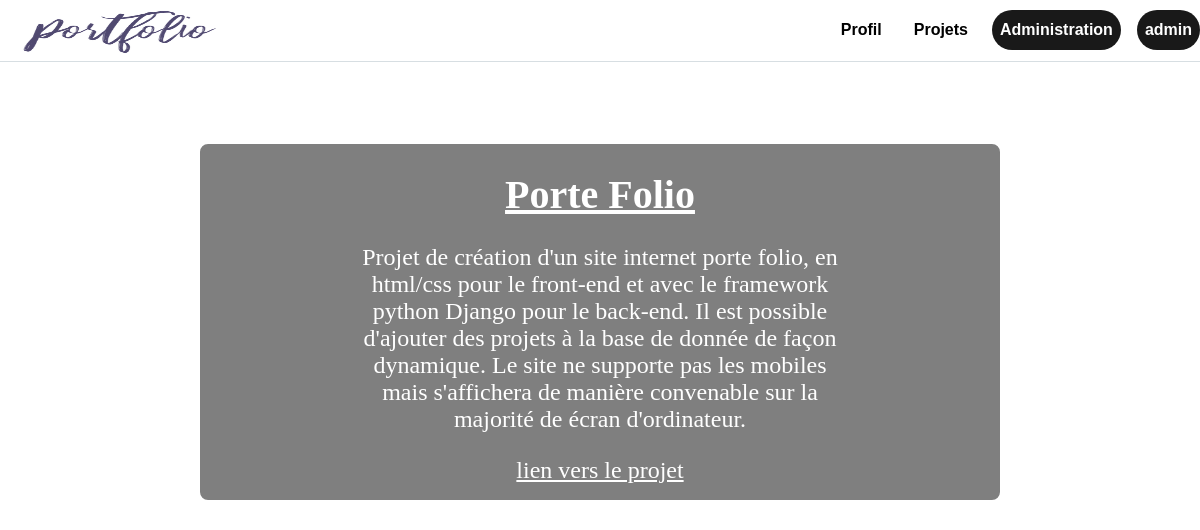
Screenshot of /projet1 (signed in) with the database file from the repository.
### models/models.py (models this page shows, shortened)
class User(AbstractUser):
    pass

class Projet(models.Model):
    name = models.CharField(max_length=128)
    slug = models.SlugField(max_length=128)
    description = models.TextField(blank=True)
    link = models.CharField(max_length=128, blank=True, null=True)

### web/views.py (the view)
# urls.py: path('<str:slug>', projet_detail, name='projetDetail')
def projet_detail(request, slug):
    projet = get_object_or_404(models.Projet, slug=slug)
    return render(request, 'web/detailProjet.html', context={'projets': projet})

### assert/templates/web/detailProjet.html
{% extends 'base.html' %}
{% load static %}
{% block css %}
<link rel="stylesheet" type="text/css" href="{% static 'css/web/detailProjet.css' %}">
{% endblock %}
{% block content %}
<div class="bloc1">
	<h1>{{ projets.name }}</h1>
	<p>{{ projets.description }}</p>
	<a href="{{ projets.link }}">lien vers le projet</a>
</div>
{% endblock %}

### assert/templates/base.html (shortened to what this page needs)
{% load static %}
<!DOCTYPE html>
<html>
<head>
	<link rel="stylesheet" type="text/css" href="{% static 'css/base.css' %}">
	{% block css %}{% endblock %}
</head>
<body>
	<div class="top">
	<div class="topBox">
		<div class="logoBox"><a href="{% url 'accueil' %}"><img src="{% static 'media/logo.png' %}"></a></div>
		<ul>
			<li><a href="#bloc1">Profil</a></li>
			<li><a href="#bloc2">Projets</a></li>
			{% if user.is_authenticated %}
			{% if user.is_superuser%}
		    <li class="client"><a href='/admin/'>Administration</a></li>
		    {% endif %}
		    <li class="client"><a href="{% url 'deconnexion' %}">{{ user.username }}</a></li>
		    {% else %}
			<li class="client"><a href="{% url 'connexion' %}">Connectez-vous</a></li>
			{% endif %}
		</ul>
	</div>
	</div>
	{% block content %}{% endblock %}
</body>
</html>

### assert/static/css/base.css (style rules this page uses)
.top { background-color: rgba(255, 255, 255, 1.0); position: relative; width: 100%; height: 3.8em; border-bottom: 1px solid rgba(176, 190, 197, 0.5); }
.top .topBox { background-color: rgba(0, 0, 0, 0.0); position: relative; margin: auto; width: 75em; height: 3.8em; }
.top .topBox .logoBox { background-color: rgba(0, 0, 0, 0.0); position: relative; float: left; width: 15em; height: 3.8em; }
.top .topBox .logoBox img { width: 100%; height: 100%; border-radius: 10px; }
.top .topBox ul { position: relative; float: right; display: flex; margin: 0; list-style: none; }
.top .topBox ul li { background-color: rgba(0, 0, 0, 0.0); position: relative; padding: 0.7em 0.5em 0.7em 0.5em; margin-top: 0.6em; margin-left: 1em; border-radius: 20px; }
.top .topBox ul li.client { background-color: rgba(0, 0, 0, 0.9); }
.top .topBox ul li a { text-decoration: none; color: black; font-size: 1em; font-family: Arial, sans-serif; font-weight: 700; font-style: normal }
.top .topBox ul li.client a { color: white; }

### assert/static/css/web/detailProjet.css (style rules this page uses)
body { margin: 0; background-image: url('http://localhost/static/media/detailProjet.jpg'); background-size: 100%; background-repeat: no-repeat; background-attachment: fixed; }
.bloc1 { background-color: rgba(0, 0, 0, 0.5); position: relative; margin: auto; text-align: center; width: 50em; min-height: 10em; margin-top: 5em; padding-bottom: 1em; border-radius: 10px; border: 2px solid white; }
.bloc1 h1 { color: white; font-size: 2.5em; text-decoration: underline; }
.bloc1 p { position: relative; margin: auto; width: 20em; min-height: 2em; margin-bottom: 1em; color: white; font-size: 1.5em; }
.bloc1 a { position: relative; margin: auto; min-width: 10em; min-height: 2em; padding: .3em .6em .3em .6em; color: white; font-size: 1.5em; border-radius: 10px; }

### rows the page displays
User: username "admin"
Projet: name "Porte Folio", description "Projet de création d'un site internet porte folio, en html/css pour le front-end et avec le framework python Django pour le back-end. Il est possible d'ajouter des projets à la base de donnée de façon dynamique. Le site ne supporte pas les mobiles mais s'affichera de manière convenable sur la majorité de écran d'ordinateur."
